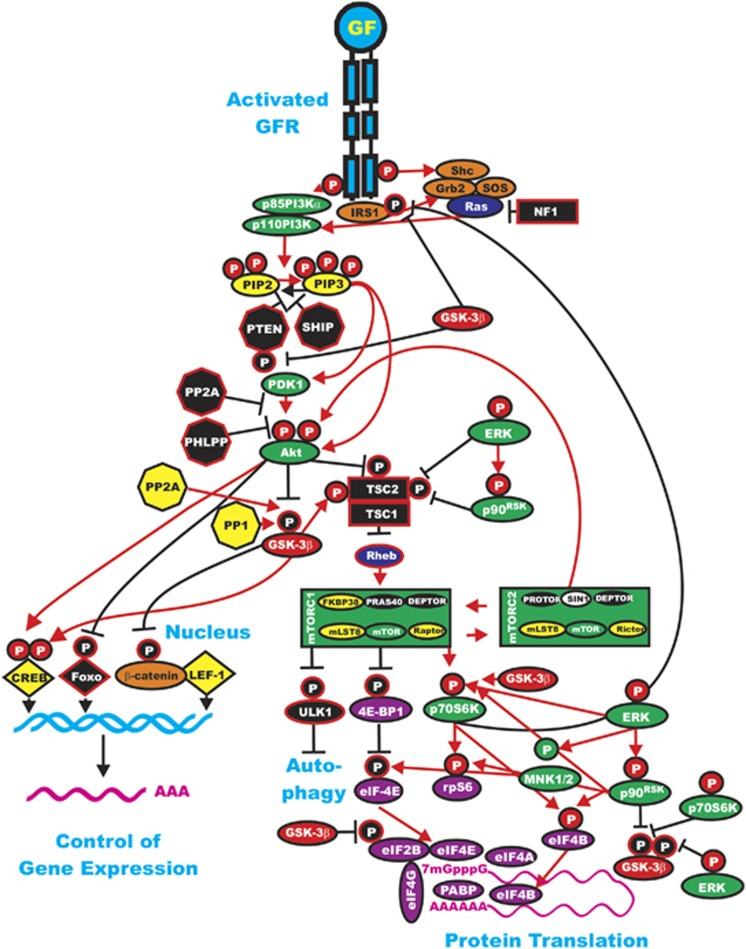
#> input picture test_img/_pmc_articles_instance_3887408_bin_leu2013184f1.jpg, 746 x 949 px; its folder holds only this picture in this run
$ python -i OCR.py   (imports and definitions only)   (older library calls are emulated)
#> lines starting #> are read from the running program, lines starting #| are printed output that depends on the picture
import cv2,math
import cfg
import os
import subprocess
import numpy as np
from shutil import copy
from matplotlib import pyplot as plt
from scipy.signal import argrelextrema
from fuzzywuzzy import fuzz, process
from fuzzywuzzy.process import default_processor
from skimage.io import imread
from skimage.filters import gaussian
from skimage.feature import canny
from skimage.transform import probabilistic_hough_line, rotate


# [6 lines left out: function display, not called in this run]


def calculate_skew(image, file_path=None):

    if file_path:
        image = imread(file_path, as_grey=True)

    # # threshold to get rid of extraneous noise
    # thresh = threshold_otsu(image)
    # normalize = image > thresh

    # gaussian blur
    blur = gaussian(image, 3)

    # canny edges in scikit-image
    edges = canny(blur)

    # hough lines
    hough_lines = probabilistic_hough_line(edges)
    slopes = [(y2 - y1) / (x2 - x1) if (x2 - x1) else 0 for (x1, y1), (x2, y2) in hough_lines]

    # it just so happens that this slope is also y where y = tan(theta), the angle
    # in a circle by which the line is offset
    rad_angles = [np.arctan(x) for x in slopes]

    # and we change to degrees for the rotation
    deg_angles = [np.degrees(x) for x in rad_angles]

    # which of these degree values is most common?
    histo = np.histogram(deg_angles, bins=180)

    # correcting for 'sideways' alignments
    rotation_number = histo[1][np.argmax(histo[0])]

    if rotation_number > 45:
        rotation_number = -(90 - rotation_number)
    elif rotation_number < -45:
        rotation_number = 90 - abs(rotation_number)

    return rotation_number


# [523 lines left out: functions deskew, hist, test_side, check_if_best_result, OCR, ocr_text_from_image, not called in this run]


# [10 lines not run here, left out]

# end of file

>>> import cv2
>>> picture = cv2.cvtColor(cv2.imread('test_img/_pmc_articles_instance_3887408_bin_leu2013184f1.jpg'), cv2.COLOR_BGR2RGB)
>>> result = calculate_skew(picture)
#> in calculate_skew, `blur = gaussian(image, 3)`:
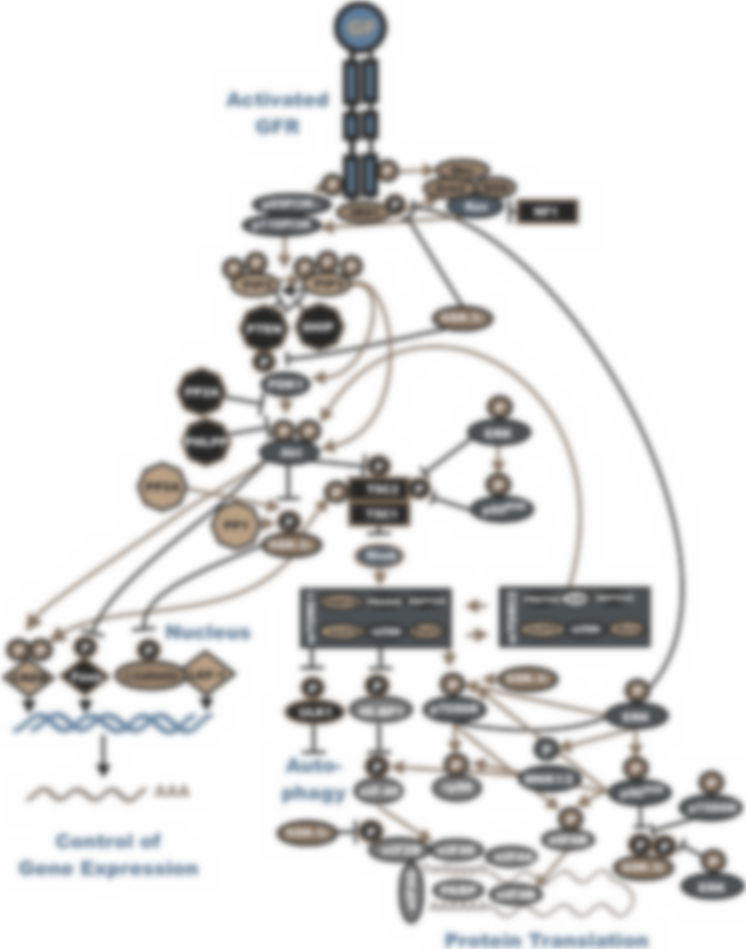
#> blur: shape (949, 746, 3) float64; mean R, G, B 0.885, 0.882, 0.88
#> (the run stopped early here; a loop or call above may not have finished)

$ run again, on test_img/_pmc_articles_instance_4090148_bin_pone.0101679.g011.jpg
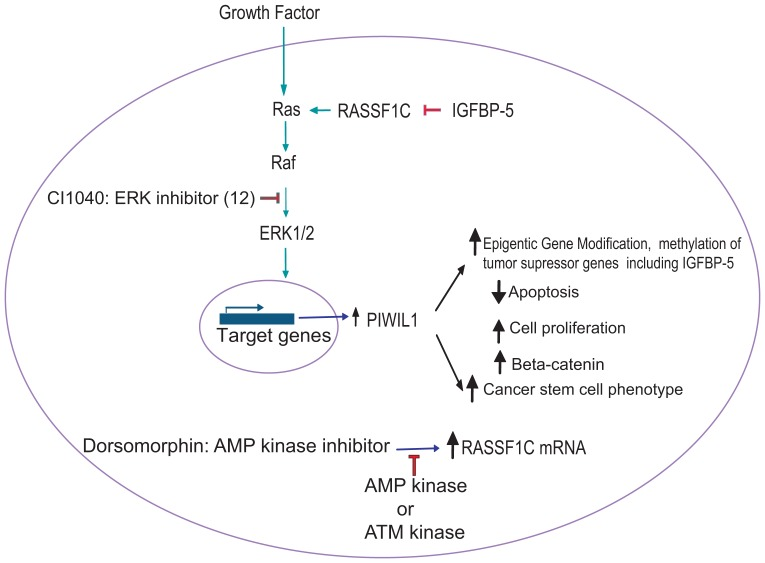
#> input picture test_img/_pmc_articles_instance_4090148_bin_pone.0101679.g011.jpg, 765 x 563 px
#> in calculate_skew, `blur = gaussian(image, 3)`:
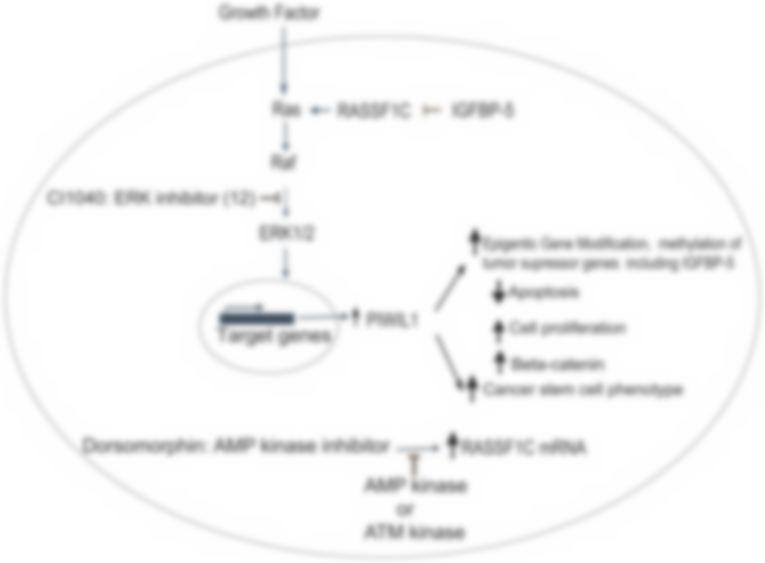
#> blur: shape (563, 765, 3) float64; mean R, G, B 0.972, 0.973, 0.973

$ run again, on test_img/_pmc_articles_instance_4662454_bin_oncotarget-06-18748-g005.jpg
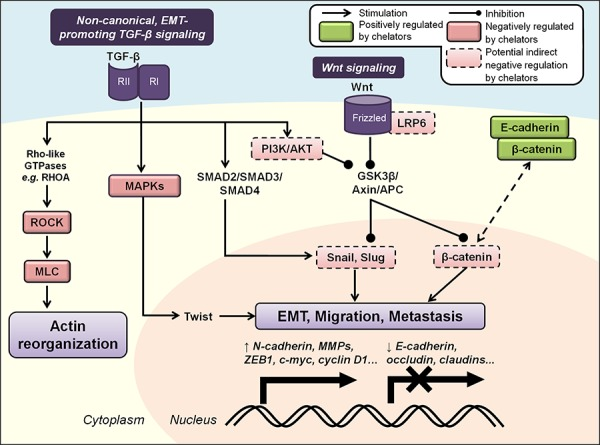
#> input picture test_img/_pmc_articles_instance_4662454_bin_oncotarget-06-18748-g005.jpg, 600 x 445 px
#> in calculate_skew, `blur = gaussian(image, 3)`:
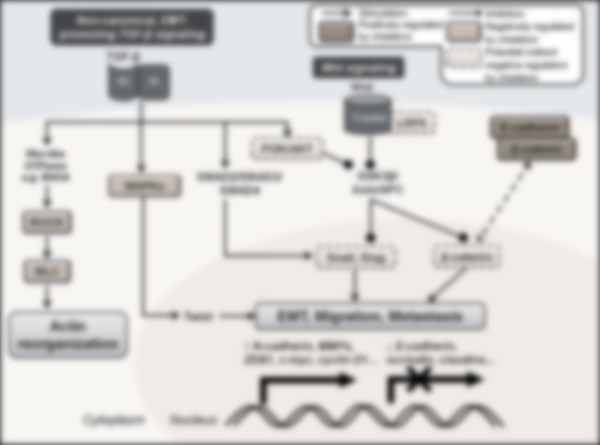
#> blur: shape (445, 600, 3) float64; mean R, G, B 0.847, 0.84, 0.833

$ run again, on test_img/siminhibit__pmc_articles_instance_2242658_bin_bcr1769-8.jpg
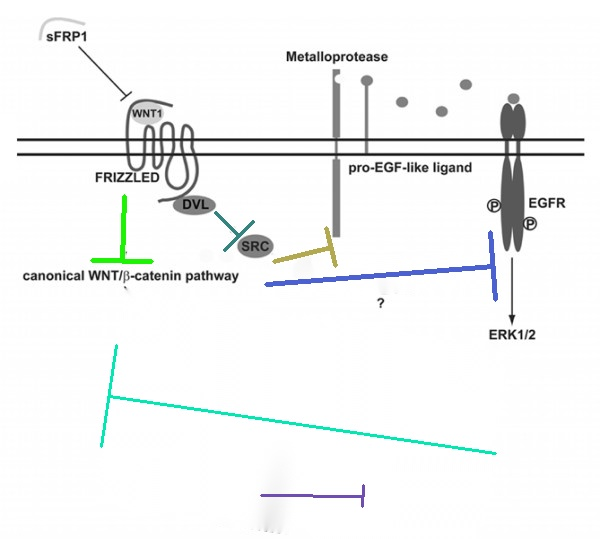
#> input picture test_img/siminhibit__pmc_articles_instance_2242658_bin_bcr1769-8.jpg, 600 x 539 px
#> in calculate_skew, `blur = gaussian(image, 3)`:
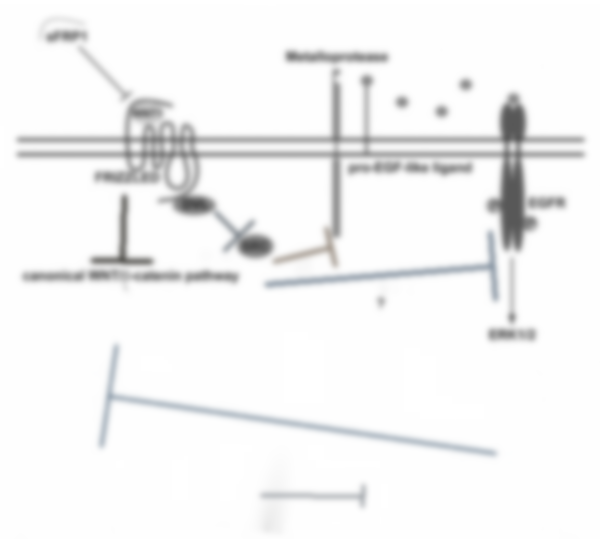
#> blur: shape (539, 600, 3) float64; mean R, G, B 0.957, 0.958, 0.958
